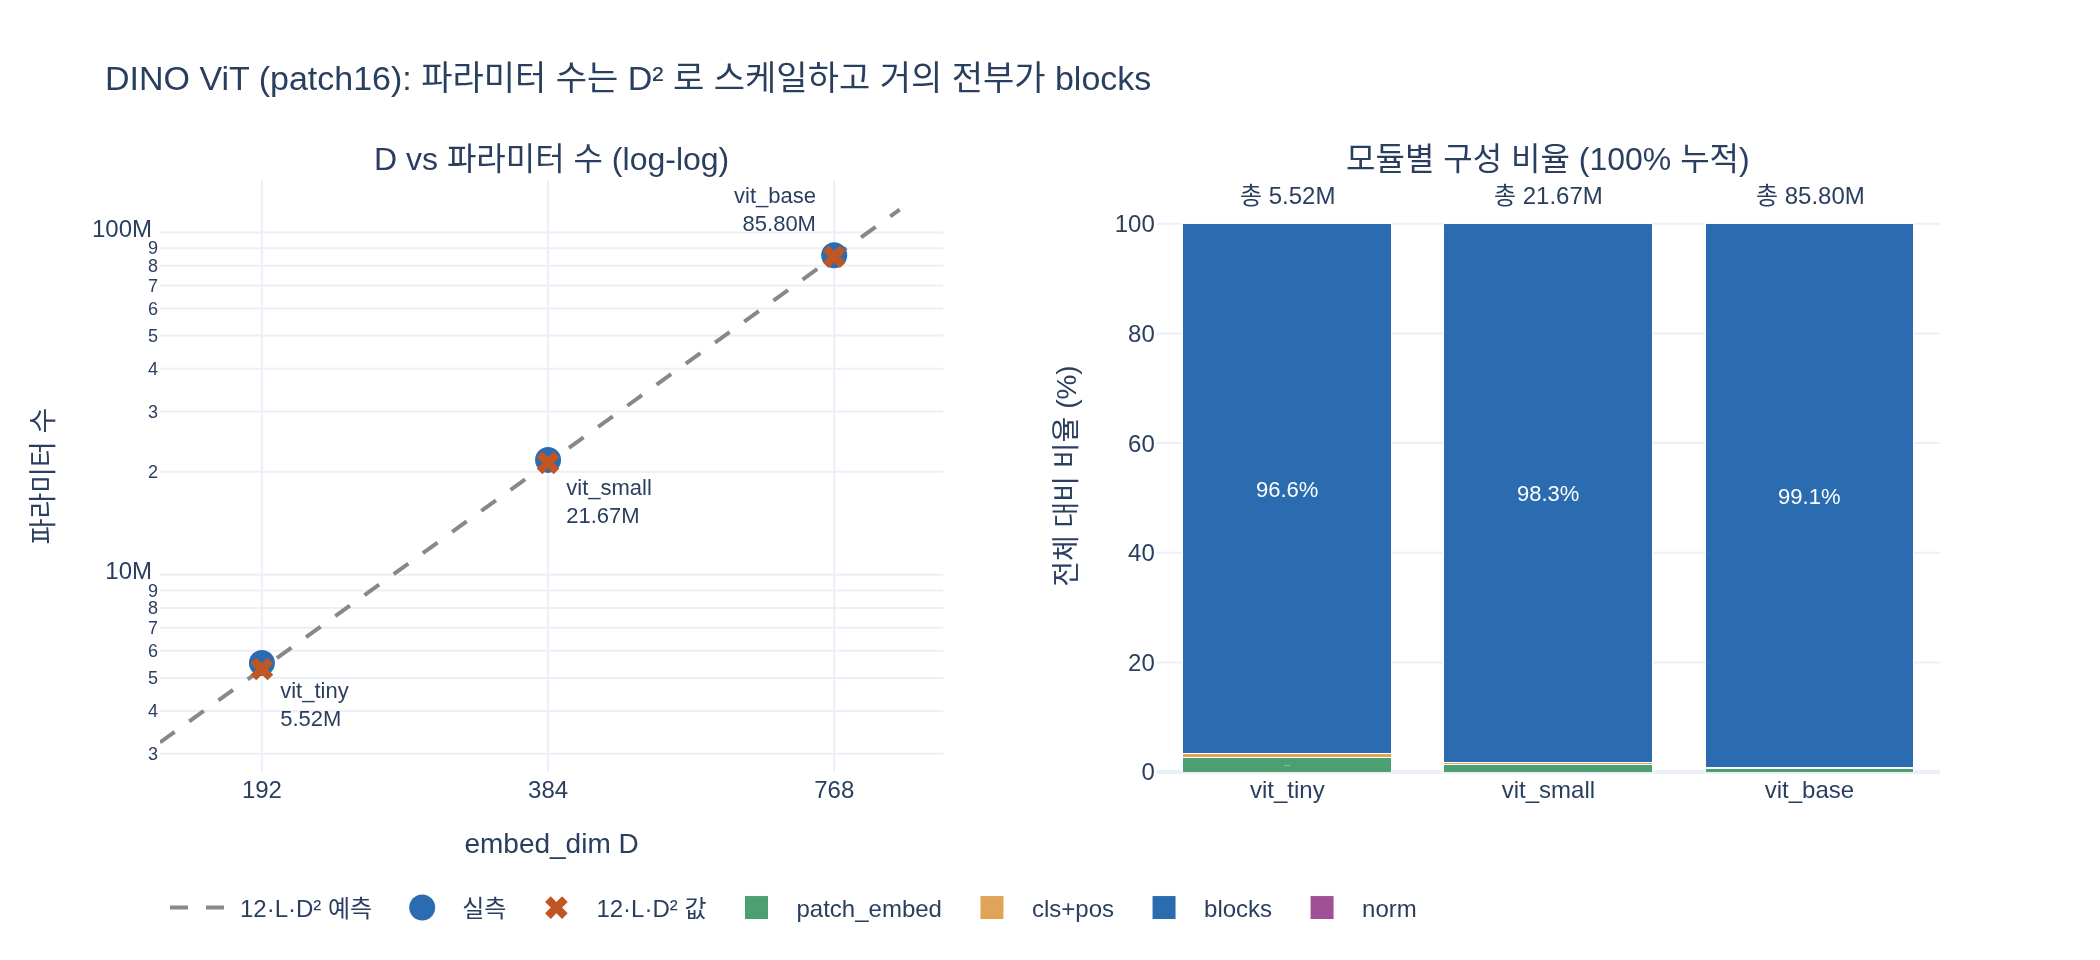

Write Python code to recreate this figure.
# %% [markdown]
# # DINO ViT 세 크기의 실측 파라미터 수
#
# **질문:** DINO ViT 세 크기의 실측 파라미터 수는?
#
# **답:** patch16 기준 `vit_tiny` 5.52M, `vit_small` 21.67M, `vit_base` 85.80M 이다.
#
# 이 스크립트는 DINO 저장소의 `vision_transformer.py` 를 실제로 import 해서
# 위 숫자를 재현하고, 왜 그 값이 나오는지 단계별로 분해한다.
#
# 세 팩토리의 차이는 `embed_dim` $D$ 와 `num_heads` 뿐이다:
#
# | arch | $D$ | depth $L$ | heads | head_dim |
# |---|---|---|---|---|
# | `vit_tiny`  | 192 | 12 | 3  | 64 |
# | `vit_small` | 384 | 12 | 6  | 64 |
# | `vit_base`  | 768 | 12 | 12 | 64 |
#
# `depth=12`, `mlp_ratio=4`, `qkv_bias=True`, `num_classes=0` 은 공통이다.

# %%
import os
import sys

DINO_ROOT = "/home/sungwoo/projects/swcho/dino"
if DINO_ROOT not in sys.path:
    sys.path.insert(0, DINO_ROOT)

import torch  # noqa: E402
import vision_transformer as vits  # noqa: E402

HERE = os.path.dirname(os.path.abspath(__file__)) if "__file__" in globals() else os.getcwd()
ARCHS = ["vit_tiny", "vit_small", "vit_base"]
P = 16          # patch_size
IMG = 224       # img_size 기본값
DEPTH = 12      # 세 크기 공통


def _show(fig):
    try:
        from IPython import get_ipython
        if get_ipython() is not None:  # VSCode 셀/Jupyter에서만 렌더링
            fig.show()
    except ImportError:
        pass


def n_params(m):
    return sum(p.numel() for p in m.parameters())


print("torch", torch.__version__)
print("DINO  ", vits.__file__)
# 출력: torch 2.4.0+cu121
# 출력: DINO   /home/sungwoo/projects/swcho/dino/vision_transformer.py

# %% [markdown]
# ## ① 실측: `sum(p.numel() for p in m.parameters())`
#
# `patch_size=16` 으로 세 모델을 만들고 파라미터를 전부 세면 답의 숫자가 그대로 나온다.

# %%
models = {name: vits.__dict__[name](patch_size=P) for name in ARCHS}

print(f"{'arch':>10s} {'D':>5s} {'L':>3s} {'heads':>6s} {'head_dim':>9s} "
      f"{'params':>12s} {'M':>8s}")
counts = {}
for name, m in models.items():
    n = n_params(m)
    counts[name] = n
    hd = m.embed_dim // m.blocks[0].attn.num_heads
    print(f"{name:>10s} {m.embed_dim:>5d} {len(m.blocks):>3d} "
          f"{m.blocks[0].attn.num_heads:>6d} {hd:>9d} {n:>12,d} {n / 1e6:>7.2f}M")

print("\nhead_dim 이 항상 64 → num_heads = D / 64")
print("num_classes=0 이므로 head =", type(models["vit_tiny"].head).__name__)
# 출력:       arch     D   L  heads  head_dim       params        M
# 출력:   vit_tiny   192  12      3        64    5,524,416    5.52M
# 출력:  vit_small   384  12      6        64   21,665,664   21.67M
# 출력:   vit_base   768  12     12        64   85,798,656   85.80M
# 출력:
# 출력: head_dim 이 항상 64 → num_heads = D / 64
# 출력: num_classes=0 이므로 head = Identity

# %%
# 답과 정확히 일치하는지 확인
expected = {"vit_tiny": 5.52, "vit_small": 21.67, "vit_base": 85.80}
for name, mm in expected.items():
    got = round(counts[name] / 1e6, 2)
    assert got == mm, (name, got, mm)
    print(f"{name:>10s}: {got:6.2f}M == {mm:6.2f}M  OK")
# 출력:   vit_tiny:   5.52M ==   5.52M  OK
# 출력:  vit_small:  21.67M ==  21.67M  OK
# 출력:   vit_base:  85.80M ==  85.80M  OK

# %% [markdown]
# ## ② 모듈별 분해
#
# 파라미터를 네 그룹으로 나눈다.
#
# - `patch_embed` — `nn.Conv2d(3, D, 16, stride=16)` → $3 \cdot 16^2 \cdot D + D = 768D + D$
# - `cls_token + pos_embed` — $D + (N+1)D$, 여기서 $N = (224/16)^2 = 196$
# - `blocks` — 트랜스포머 블록 $L$ 개, 블록당 약 $12D^2$
# - `norm` — 마지막 `LayerNorm` 의 $2D$ (`head` 는 `Identity` 라 0)

# %%
def breakdown(m):
    g = {"patch_embed": 0, "cls+pos": 0, "blocks": 0, "norm": 0}
    for n_, p_ in m.named_parameters():
        if n_.startswith("patch_embed"):
            g["patch_embed"] += p_.numel()
        elif n_ in ("cls_token", "pos_embed"):
            g["cls+pos"] += p_.numel()
        elif n_.startswith("blocks"):
            g["blocks"] += p_.numel()
        else:
            g["norm"] += p_.numel()
    return g


GROUPS = ["patch_embed", "cls+pos", "blocks", "norm"]
parts = {name: breakdown(m) for name, m in models.items()}

hdr = f"{'group':<12s}" + "".join(f"{n:>26s}" for n in ARCHS)
print(hdr)
print("-" * len(hdr))
for g in GROUPS:
    row = f"{g:<12s}"
    for name in ARCHS:
        v = parts[name][g]
        row += f"{v:>14,d} ({100 * v / counts[name]:5.1f}%)"
    print(row)
print("-" * len(hdr))
row = f"{'total':<12s}"
for name in ARCHS:
    row += f"{counts[name]:>14,d} ({100.0:5.1f}%)"
print(row)
# 출력: group                         vit_tiny                 vit_small                  vit_base
# 출력: ------------------------------------------------------------------------------------------
# 출력: patch_embed        147,648 (  2.7%)       295,296 (  1.4%)       590,592 (  0.7%)
# 출력: cls+pos             38,016 (  0.7%)        76,032 (  0.4%)       152,064 (  0.2%)
# 출력: blocks           5,338,368 ( 96.6%)    21,293,568 ( 98.3%)    85,054,464 ( 99.1%)
# 출력: norm                   384 (  0.0%)           768 (  0.0%)         1,536 (  0.0%)
# 출력: ------------------------------------------------------------------------------------------
# 출력: total            5,524,416 (100.0%)    21,665,664 (100.0%)    85,798,656 (100.0%)

# %%
# 블록 하나의 내부 구성 (vit_small 기준)
m = models["vit_small"]
D = m.embed_dim
blk = m.blocks[0]
for sub in ["norm1", "attn.qkv", "attn.proj", "norm2", "mlp.fc1", "mlp.fc2"]:
    mod = blk
    for a in sub.split("."):
        mod = getattr(mod, a)
    print(f"  {sub:<12s} {n_params(mod):>10,d}")
n_blk = n_params(blk)
print(f"  {'블록 합계':<12s} {n_blk:>10,d}   (12*D^2 = {12 * D * D:,})")
print(f"  x depth {DEPTH} -> {n_blk * DEPTH:,}  (실측 blocks {parts['vit_small']['blocks']:,})")
# 출력:   norm1               768
# 출력:   attn.qkv        443,520
# 출력:   attn.proj       147,840
# 출력:   norm2               768
# 출력:   mlp.fc1         591,360
# 출력:   mlp.fc2         590,208
# 출력:   블록 합계         1,774,464   (12*D^2 = 1,769,472)
# 출력:   x depth 12 -> 21,293,568  (실측 blocks 21,293,568)

# %% [markdown]
# ## ③ 해석식 $\approx 12 L D^2$ 와 실측 비교
#
# 블록 하나의 가중치를 세어 보면 (bias·LayerNorm 무시)
#
# $$
# \underbrace{3D^2}_{\text{qkv}} + \underbrace{D^2}_{\text{proj}}
# + \underbrace{4D^2}_{\text{fc1}} + \underbrace{4D^2}_{\text{fc2}} = 12D^2
# $$
#
# 따라서 전체는
#
# $$
# \#\text{params} \approx 12 L D^2
# $$
#
# 나머지(`patch_embed`, `pos_embed`, bias, LayerNorm)는 모두 $D$ 에 **선형**이므로
# $D$ 가 커질수록 $D^2$ 항에 묻힌다 → 상대오차가 줄어든다.

# %%
print(f"{'arch':>10s} {'D':>5s} {'12*L*D^2':>12s} {'실측':>12s} {'오차':>12s} {'오차율':>8s}")
preds = {}
for name in ARCHS:
    Dn = models[name].embed_dim
    pred = 12 * DEPTH * Dn * Dn
    preds[name] = pred
    act = counts[name]
    err = 100 * (pred - act) / act
    print(f"{name:>10s} {Dn:>5d} {pred:>12,d} {act:>12,d} {pred - act:>12,d} {err:>7.2f}%")
print("\nD: 192 -> 384 -> 768 으로 커질수록 |오차율| 이 단조 감소한다")
print("(선형항 O(D) 이 2차항 O(D^2) 에 대해 상대적으로 작아지므로).")
# 출력:       arch     D     12*L*D^2           실측           오차      오차율
# 출력:   vit_tiny   192    5,308,416    5,524,416     -216,000   -3.91%
# 출력:  vit_small   384   21,233,664   21,665,664     -432,000   -1.99%
# 출력:   vit_base   768   84,934,656   85,798,656     -864,000   -1.01%
# 출력:
# 출력: D: 192 -> 384 -> 768 으로 커질수록 |오차율| 이 단조 감소한다
# 출력: (선형항 O(D) 이 2차항 O(D^2) 에 대해 상대적으로 작아지므로).

# %% [markdown]
# ## ④ 2차 스케일링: $D$ 가 2배면 파라미터는 약 4배
#
# $12LD^2$ 이므로 $D \to 2D$ 이면 $\#\text{params} \to 4\,\#\text{params}$ 이다.
# 실측 비율이 정확히 4가 아닌 이유는 선형항 때문이며, 큰 모델로 갈수록 4에 가까워진다.

# %%
print(f"{'전이':>24s} {'실측 비율':>10s} {'이론(4x)':>10s}")
for a, b in [("vit_tiny", "vit_small"), ("vit_small", "vit_base")]:
    ratio = counts[b] / counts[a]
    print(f"{a + ' -> ' + b:>24s} {ratio:>10.3f} {4.0:>10.3f}")
print(f"{'vit_tiny -> vit_base':>24s} {counts['vit_base'] / counts['vit_tiny']:>10.3f} "
      f"{16.0:>10.3f}   (D 4배 -> 16배)")
print("\ntiny->small(3.922) 보다 small->base(3.960) 가 4에 더 가깝다.")
# 출력:                       전이      실측 비율     이론(4x)
# 출력:    vit_tiny -> vit_small      3.922      4.000
# 출력:    vit_small -> vit_base      3.960      4.000
# 출력:     vit_tiny -> vit_base     15.531     16.000   (D 4배 -> 16배)
# 출력:
# 출력: tiny->small(3.922) 보다 small->base(3.960) 가 4에 더 가깝다.

# %% [markdown]
# ## ⑤ patch8 로 바꾸면 `pos_embed` 만 변한다
#
# `patch_embed.proj` 는 `nn.Conv2d(3, D, kernel_size=P, stride=P)` 이므로
# 커널 파라미터는 $3P^2D$ — patch8 이면 오히려 **줄어든다**.
# 반면 토큰 수 $N = (224/P)^2$ 는 $196 \to 784$ 로 4배가 되어 `pos_embed` 가 커진다.
#
# $$
# \Delta = \underbrace{3D(8^2 - 16^2)}_{\text{patch\_embed}} + \underbrace{D\,(784 - 196)}_{\text{pos\_embed}}
# $$
#
# 연산량(FLOPs, 어텐션 $O(N^2)$)은 크게 달라지지만 파라미터 수 변화는 미미하다.

# %%
for name in ARCHS:
    row = {}
    for p in (16, 8):
        mm = vits.__dict__[name](patch_size=p)
        row[p] = (n_params(mm), tuple(mm.pos_embed.shape), n_params(mm.patch_embed))
    n16, s16, pe16 = row[16]
    n8, s8, pe8 = row[8]
    print(f"{name}:")
    print(f"  patch16 total {n16:>12,d}  pos_embed {s16}  patch_embed {pe16:>9,d}")
    print(f"  patch8  total {n8:>12,d}  pos_embed {s8}  patch_embed {pe8:>9,d}")
    print(f"  delta         {n8 - n16:>+12,d}  ({100 * (n8 - n16) / n16:+.2f}%)")
# 출력: vit_tiny:
# 출력:   patch16 total    5,524,416  pos_embed (1, 197, 192)  patch_embed   147,648
# 출력:   patch8  total    5,526,720  pos_embed (1, 785, 192)  patch_embed    37,056
# 출력:   delta               +2,304  (+0.04%)
# 출력: vit_small:
# 출력:   patch16 total   21,665,664  pos_embed (1, 197, 384)  patch_embed   295,296
# 출력:   patch8  total   21,670,272  pos_embed (1, 785, 384)  patch_embed    74,112
# 출력:   delta               +4,608  (+0.02%)
# 출력: vit_base:
# 출력:   patch16 total   85,798,656  pos_embed (1, 197, 768)  patch_embed   590,592
# 출력:   patch8  total   85,807,872  pos_embed (1, 785, 768)  patch_embed   148,224
# 출력:   delta               +9,216  (+0.01%)

# %%
# 손으로 계산한 delta 와 일치하는지
for name in ARCHS:
    Dn = models[name].embed_dim
    d_pe = 3 * Dn * (8 ** 2 - 16 ** 2)          # conv 커널 축소
    d_pos = Dn * ((224 // 8) ** 2 - (224 // 16) ** 2)  # pos_embed 확대
    print(f"{name:>10s}  patch_embed {d_pe:>+10,d} + pos_embed {d_pos:>+10,d} "
          f"= {d_pe + d_pos:>+10,d}")
# 출력:   vit_tiny  patch_embed   -110,592 + pos_embed   +112,896 =     +2,304
# 출력:  vit_small  patch_embed   -221,184 + pos_embed   +225,792 =     +4,608
# 출력:   vit_base  patch_embed   -442,368 + pos_embed   +451,584 =     +9,216
#
# → 손계산 delta 가 앞 셀의 실측 delta 와 정확히 일치한다.
#   pos_embed 증가분이 conv 커널 감소분을 거의 그대로 상쇄해서 총량은 0.05% 미만 변한다.

# %%
# 항목별 diff 를 named_parameters 로 직접 대조 (vit_small)
a = vits.vit_small(patch_size=16)
b = vits.vit_small(patch_size=8)
da = dict((n, p.numel()) for n, p in a.named_parameters())
db = dict((n, p.numel()) for n, p in b.named_parameters())
for k in da:
    if da[k] != db[k]:
        print(f"  {k:<22s} {da[k]:>9,d} -> {db[k]:>9,d}  ({db[k] - da[k]:>+9,d})")
print(f"  합계 diff {n_params(b) - n_params(a):>+,d}")
# 출력:   pos_embed                 75,648 ->   301,440  ( +225,792)
# 출력:   patch_embed.proj.weight  294,912 ->    73,728  ( -221,184)
# 출력:   합계 diff +4,608
#
# → 바뀌는 파라미터는 pos_embed 와 patch_embed.proj.weight 두 개뿐이고,
#   블록(전체의 98%)은 patch_size 와 무관하다.

# %% [markdown]
# ## 시각화
#
# 왼쪽: $D$ vs 파라미터 수 (로그-로그) + $12LD^2$ 예측선 — 기울기 2 의 직선.
# 오른쪽: 모듈별 누적 막대(비율) — 어느 크기든 `blocks` 가 96~99% 를 차지한다.
# 절대값으로 쌓으면 `blocks` 외에는 눈에 보이지 않으므로 100% 누적으로 그린다.

# %%
import numpy as np  # noqa: E402
import plotly.graph_objects as go  # noqa: E402
from plotly.subplots import make_subplots  # noqa: E402

Ds = [models[n].embed_dim for n in ARCHS]
acts = [counts[n] for n in ARCHS]
prs = [preds[n] for n in ARCHS]

fig = make_subplots(
    rows=1, cols=2,
    subplot_titles=("D vs 파라미터 수 (log-log)", "모듈별 구성 비율 (100% 누적)"),
    horizontal_spacing=0.12,
)

d_grid = np.linspace(150, 900, 200)
fig.add_trace(go.Scatter(
    x=d_grid, y=12 * DEPTH * d_grid ** 2, mode="lines",
    name="12·L·D² 예측", line=dict(color="#888", dash="dash"),
), row=1, col=1)
fig.add_trace(go.Scatter(
    x=Ds, y=acts, mode="markers+text", name="실측",
    text=[f"{n}<br>{v / 1e6:.2f}M" for n, v in zip(ARCHS, acts)],
    textposition=["bottom right", "bottom right", "top left"],
    textfont=dict(size=11),
    marker=dict(size=13, color="#2b6cb0", symbol="circle"),
), row=1, col=1)
fig.add_trace(go.Scatter(
    x=Ds, y=prs, mode="markers", name="12·L·D² 값",
    marker=dict(size=10, color="#c05621", symbol="x"),
), row=1, col=1)
fig.update_xaxes(type="log", title_text="embed_dim D", row=1, col=1,
                 tickvals=Ds, ticktext=[str(d) for d in Ds],
                 range=[np.log10(150), np.log10(1000)])
fig.update_yaxes(type="log", title_text="파라미터 수", row=1, col=1)

palette = {"patch_embed": "#4c9f70", "cls+pos": "#e0a458",
           "blocks": "#2b6cb0", "norm": "#a05195"}
for g in GROUPS:
    pct = [100 * parts[n][g] / counts[n] for n in ARCHS]
    raw = [parts[n][g] for n in ARCHS]
    fig.add_trace(go.Bar(
        x=ARCHS, y=pct, name=g, marker_color=palette[g], legendgroup=g,
        customdata=raw,
        text=[f"{p:.1f}%" if p >= 2 else "" for p in pct],
        textposition="inside", insidetextanchor="middle",
        textfont=dict(size=11, color="white"),
        hovertemplate="%{x}<br>" + g + ": %{customdata:,} params (%{y:.2f}%)<extra></extra>",
    ), row=1, col=2)
fig.update_layout(barmode="stack")
fig.update_yaxes(title_text="전체 대비 비율 (%)", range=[0, 108], row=1, col=2)

for name in ARCHS:
    fig.add_annotation(x=name, y=100, text=f"총 {counts[name] / 1e6:.2f}M",
                       showarrow=False, yshift=14, row=1, col=2,
                       font=dict(size=12))

fig.update_layout(
    title="DINO ViT (patch16): 파라미터 수는 D² 로 스케일하고 거의 전부가 blocks",
    template="plotly_white", width=1050, height=480,
    legend=dict(orientation="h", y=-0.18),
    margin=dict(t=90, b=90),
)
_show(fig)

png = os.path.join(HERE, "expy.png")
fig.write_image(png, scale=2)   # kaleido 필요
print("saved:", png, os.path.getsize(png), "bytes")
# 출력: saved: /home/.../expy.png 150418 bytes  (정확한 크기는 환경에 따라 다름)

# %% [markdown]
# ## 정리
#
# - `patch_size=16` 기준 실측: `vit_tiny` **5.52M** (5,524,416),
#   `vit_small` **21.67M** (21,665,664), `vit_base` **85.80M** (85,798,656).
# - 파라미터의 96~99% 는 `blocks` 이고, 블록당 $12D^2$ (qkv $3D^2$ + proj $D^2$
#   + mlp $8D^2$) 이므로 전체 $\approx 12LD^2$.
# - 예측 오차는 tiny −3.91% → small −1.99% → base −1.01% 로 $D$ 가 커질수록 준다
#   (남는 항이 모두 $O(D)$ 라서).
# - $D$ 를 2배 하면 파라미터는 약 4배 (3.922배, 3.960배).
# - `patch_size` 는 `pos_embed` 와 `patch_embed.proj.weight` 만 바꾸고 두 변화가
#   서로 상쇄해서 총량은 0.05% 미만 변한다 — 대신 토큰 수 $N$ 이 4배가 되어
#   어텐션 연산량은 16배가 된다.
